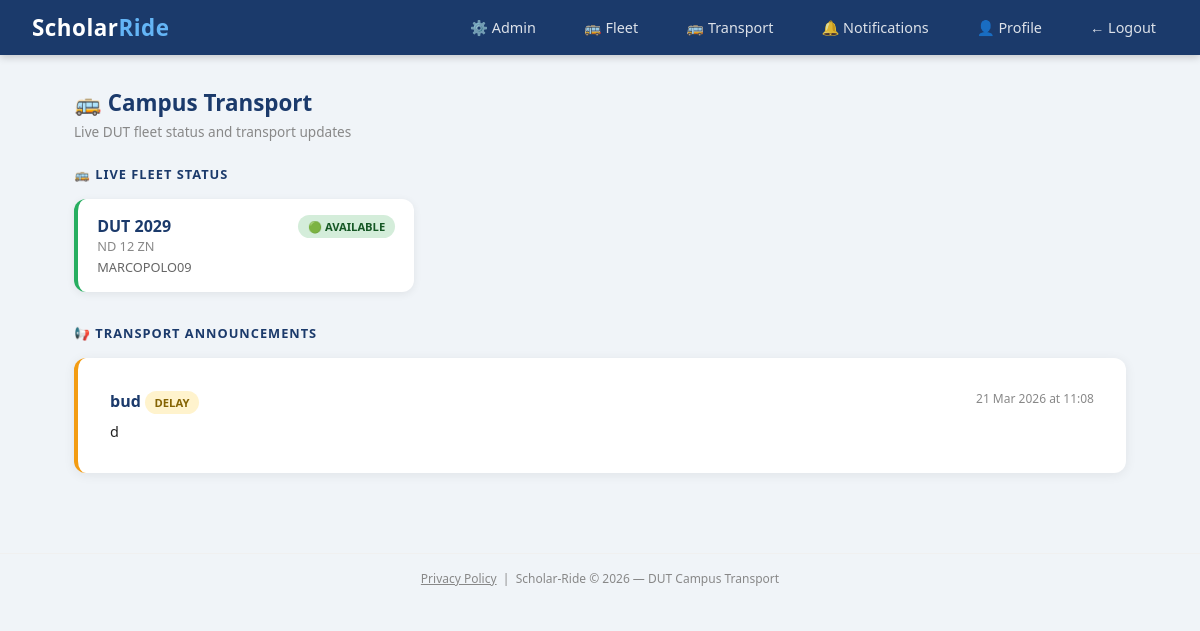
Page /transport (signed in) on the earlier database version.
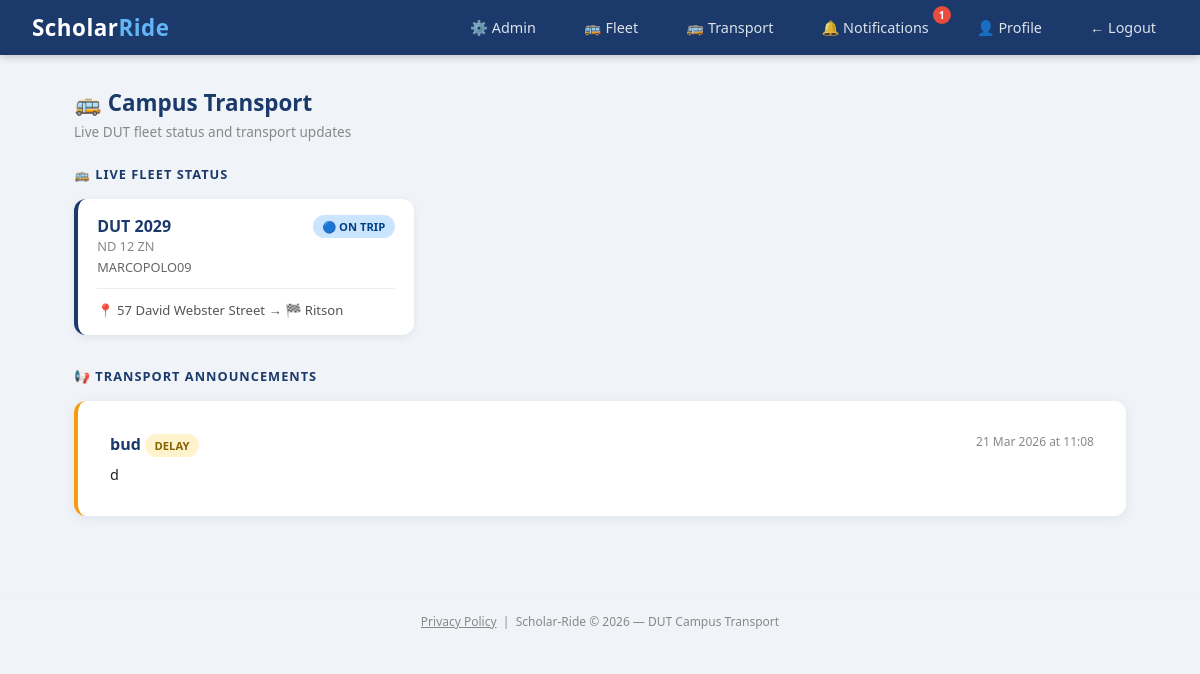
Same page on the later database version.
### scholar_ride/models.py (models this page shows)
class Vehicle(db.Model):
    id = db.Column(db.Integer, primary_key=True)
    bus_number = db.Column(db.String(20), unique=True, nullable=False)
    registration_number = db.Column(db.String(20), unique=True, nullable=False)
    vehicle_type = db.Column(db.String(50), nullable=False)
    make_model = db.Column(db.String(100), nullable=False)
    capacity = db.Column(db.Integer, nullable=False)
    status = db.Column(db.String(20), default='available')
    current_driver_id = db.Column(db.Integer, db.ForeignKey('user.id'), nullable=True)
    current_ride_id = db.Column(db.Integer, db.ForeignKey('ride.id'), nullable=True)
    notes = db.Column(db.String(200), nullable=True)
    created_at = db.Column(db.DateTime, default=datetime.utcnow)
    current_driver = db.relationship('User', foreign_keys=[current_driver_id])
    current_ride = db.relationship('Ride', foreign_keys=[current_ride_id])

class Ride(db.Model):
    id = db.Column(db.Integer, primary_key=True)
    driver_id = db.Column(db.Integer, db.ForeignKey('user.id'), nullable=False)
    origin = db.Column(db.String(200), nullable=False)
    destination = db.Column(db.String(200), nullable=False)
    departure_time = db.Column(db.DateTime, nullable=False)
    available_seats = db.Column(db.Integer, nullable=False)
    total_seats = db.Column(db.Integer, nullable=False)
    status = db.Column(db.String(20), default='active')
    created_at = db.Column(db.DateTime, default=datetime.utcnow)
    bookings = db.relationship('Booking', backref='ride', lazy=True)
    vehicle_type = db.Column(db.String(50), nullable=True)
    vehicle_model = db.Column(db.String(100), nullable=True)
    registration_number = db.Column(db.String(20), nullable=True)
    completed_at = db.Column(db.DateTime, nullable=True)

### scholar_ride/routes/admin.py (the view)
@admin.route('/transport')
@login_required
def transport_feed():
    from scholar_ride.models import Vehicle
    announcements = Announcement.query.order_by(Announcement.created_at.desc()).all()
    vehicles = Vehicle.query.order_by(Vehicle.bus_number).all()
    return render_template('transport/feed.html', announcements=announcements, vehicles=vehicles)

### scholar_ride/models.py (called while the page is built)
@login_manager.user_loader
def load_user(user_id):
    return User.query.get(int(user_id))

### scholar_ride/templates/transport/feed.html (shortened to what the changed rows need)
{% extends "base.html" %}
{% block content %}
{% if current_user.role in ['driver', 'admin'] %}
{% if vehicles %}
<div style="display:grid; grid-template-columns: repeat(auto-fill, minmax(260px, 1fr)); gap:1rem; margin-bottom:2rem;">
    {% for vehicle in vehicles %}
    <div style="background:white; border-radius:12px; padding:1rem 1.2rem;
                box-shadow:0 2px 8px rgba(0,0,0,0.07);
                border-left: 4px solid
                {% if vehicle.status == 'available' %}#27ae60
                {% elif vehicle.status == 'on_trip' %}#1B3A6B
                {% elif vehicle.status == 'maintenance' %}#f39c12
                {% else %}#e74c3c{% endif %};">
        <div style="display:flex; justify-content:space-between; align-items:flex-start;">
            <div>
                <div style="font-weight:700; font-size:1rem; color:#1B3A6B;">{{ vehicle.bus_number }}</div>
                {% if current_user.role in ['admin', 'driver'] %}
                <div style="font-size:0.8rem; color:#888;">{{ vehicle.registration_number }}</div>
                {% endif %}
                <div style="font-size:0.8rem; color:#666; margin-top:0.2rem;">{{ vehicle.make_model }}</div>
            </div>
            <span class="badge
                {% if vehicle.status == 'available' %}badge-success
                {% elif vehicle.status == 'on_trip' %}badge-primary
                {% elif vehicle.status == 'maintenance' %}badge-warning
                {% else %}badge-danger{% endif %}"
                style="font-size:0.7rem;">
                {% if vehicle.status == 'available' %}🟢 AVAILABLE
                {% elif vehicle.status == 'on_trip' %}🔵 ON TRIP
                {% elif vehicle.status == 'maintenance' %}🟡 MAINTENANCE
                {% else %}🔴 OUT OF SERVICE{% endif %}
            </span>
        </div>
        {% if vehicle.status == 'on_trip' and vehicle.current_ride %}
        <div style="margin-top:0.75rem; padding-top:0.75rem; border-top:1px solid #eee; font-size:0.82rem; color:#555;">
            📍 {{ vehicle.current_ride.origin }} → 🏁 {{ vehicle.current_ride.destination }}
        </div>
        {% endif %}
    </div>
    {% endfor %}
</div>
{% else %}
<div class="empty-state mb-4">
    <div class="empty-icon">🚌</div>
    <p>No vehicles in fleet yet.</p>
</div>
{% endif %}
{% endif %}
{% endblock %}

Differences in the rows shown:
changed Vehicle "ND 12 ZN": current_ride.origin (not shown) → "57 David Webster Street"; current_ride.destination (not shown) → "Ritson"; status "🟢 AVAILABLE" → "🔵 ON TRIP 📍 → 🏁"
Other differences:
{{ unread_count }}: (not shown) → "1"
